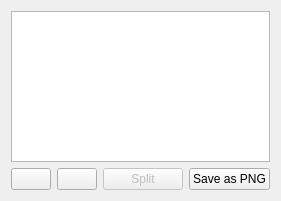
<?xml version="1.0" encoding="UTF-8"?>
<ui version="4.0">
 <class>LayersViewer</class>
 <widget class="QWidget" name="LayersViewer">
  <property name="geometry">
   <rect>
    <x>0</x>
    <y>0</y>
    <width>244</width>
    <height>201</height>
   </rect>
  </property>
  <property name="windowTitle">
   <string>Form</string>
  </property>
  <layout class="QVBoxLayout" name="verticalLayout">
   <item>
    <widget class="QListWidget" name="listWidget"/>
   </item>
   <item>
    <layout class="QHBoxLayout" name="horizontalLayout">
     <item>
      <widget class="QPushButton" name="Add">
       <property name="text">
        <string/>
       </property>
       <property name="icon">
        <iconset resource="mapappmain.qrc">
         <normaloff>:/mapAppMain/resources/icons/add.ico</normaloff>:/mapAppMain/resources/icons/add.ico</iconset>
       </property>
      </widget>
     </item>
     <item>
      <widget class="QPushButton" name="Remove">
       <property name="text">
        <string/>
       </property>
       <property name="icon">
        <iconset resource="mapappmain.qrc">
         <normaloff>:/mapAppMain/resources/icons/remove.ico</normaloff>:/mapAppMain/resources/icons/remove.ico</iconset>
       </property>
      </widget>
     </item>
     <item>
      <widget class="QPushButton" name="SplitButton">
       <property name="enabled">
        <bool>false</bool>
       </property>
       <property name="text">
        <string>Split</string>
       </property>
      </widget>
     </item>
     <item>
      <widget class="QPushButton" name="SavePngButton">
       <property name="text">
        <string>Save as PNG</string>
       </property>
      </widget>
     </item>
    </layout>
   </item>
  </layout>
 </widget>
 <resources>
  <include location="mapappmain.qrc"/>
 </resources>
 <connections/>
</ui>
